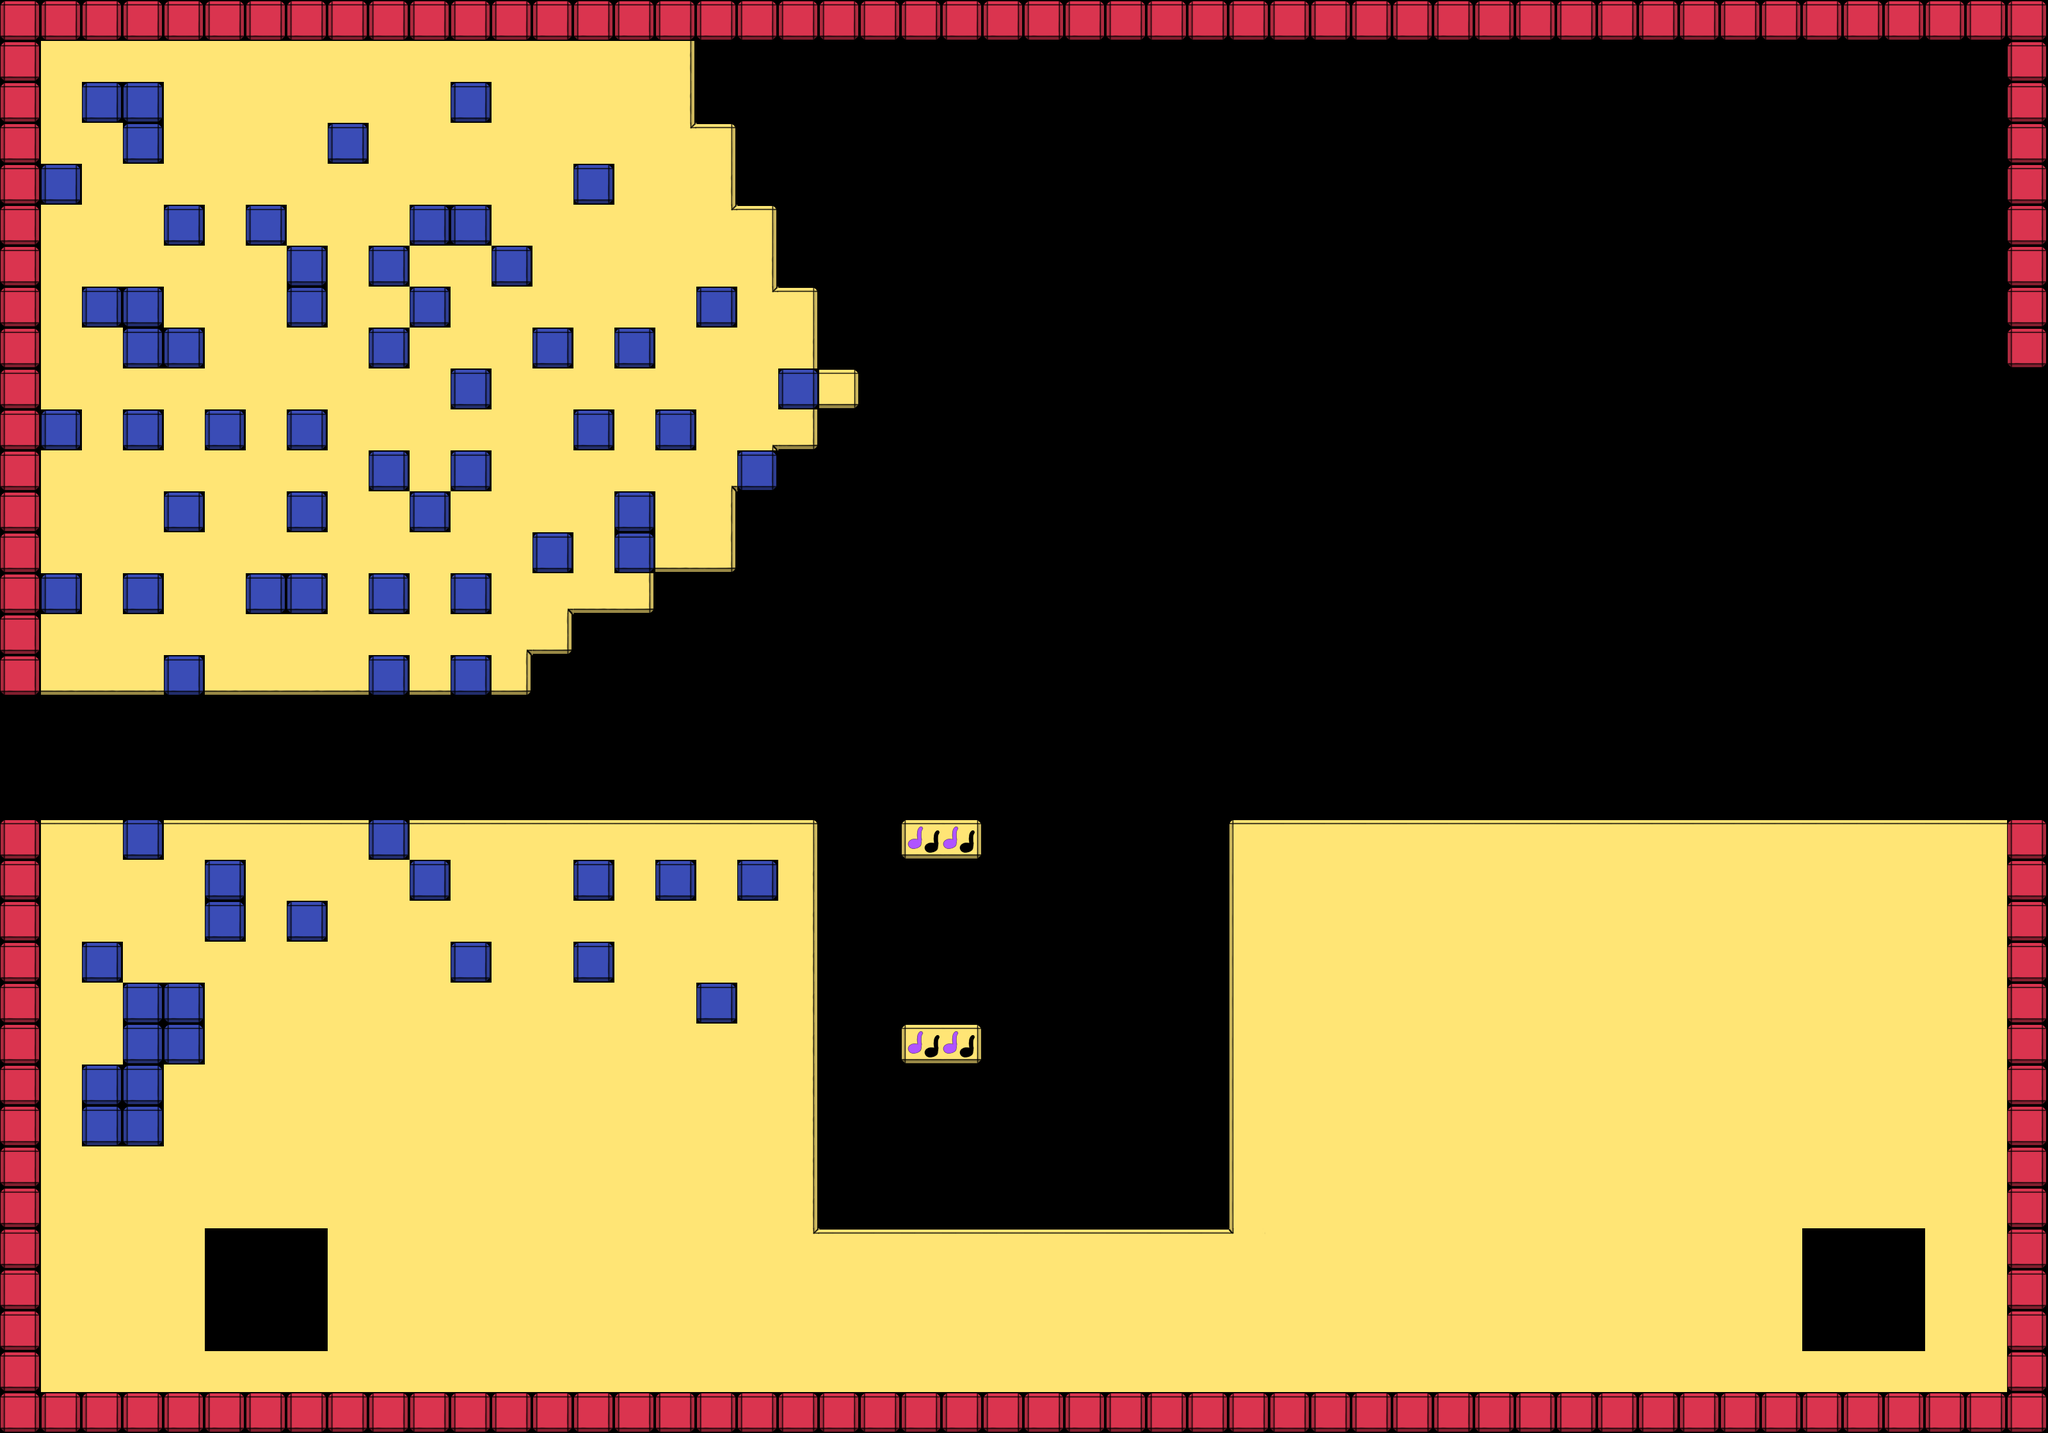

This game map was drawn from its Tiled (.tmx) file and the tilesets committed beside it. A one-line description and the trimmed map source follow:
An orthogonal 50x35 tile map with 64x64 px tiles, 24 tile layers (pointilles, deathBoxes, platforms, plat44, ...), 3 hidden layers not drawn, 2 tilesets and 18 objects.

<map version="1.8" tiledversion="1.8.4" orientation="orthogonal" renderorder="right-down" width="50" height="35" tilewidth="64" tileheight="64" infinite="0" nextlayerid="44" nextobjectid="40">
 <editorsettings>
  <export target="../[gameName]/assets/images/map/L1_8.json" format="json" />
 </editorsettings>
 <tileset firstgid="1" name="tilesetProto++" tilewidth="64" tileheight="64" tilecount="64" columns="4">
  <image source="../[gameName]/assets/images/map/tilesetProto++.png" width="256" height="1024" />
 </tileset>
 <tileset firstgid="65" name="tilesetFinal" tilewidth="64" tileheight="64" tilecount="1000" columns="10">
  <image source="../[gameName]/assets/images/map/tilesetFinal.png" width="640" height="6400" />
 </tileset>
 <layer id="38" name="pointilles" width="50" height="35">
  <data>[1750 cells, 8 non-empty, 2 distinct tile ids]</data>
 </layer>
 <layer id="37" name="deathBoxes" width="50" height="35">
  <data>[1750 cells, 152 non-empty, 1 distinct tile ids]</data>
 </layer>
 <layer id="36" name="platforms" width="50" height="35">
  <data>[1750 cells, 825 non-empty, 14 distinct tile ids]</data>
 </layer>
 <group id="2" name="4beats">
  <layer id="3" name="plat41" width="50" height="35" visible="0">
   <data>[1750 cells, 4 non-empty, 2 distinct tile ids]</data>
  </layer>
  <layer id="4" name="plat42" width="50" height="35" visible="0">
   <data>[1750 cells, 4 non-empty, 2 distinct tile ids]</data>
  </layer>
  <layer id="6" name="plat43" width="50" height="35" visible="0">
   <data>[1750 cells, 4 non-empty, 2 distinct tile ids]</data>
  </layer>
  <layer id="5" name="plat44" width="50" height="35">
   <data>[1750 cells, 4 non-empty, 2 distinct tile ids]</data>
  </layer>
  <layer id="10" name="deathbox41" width="50" height="35">
   <data>[1750 cells, 0 non-empty, 0 distinct tile ids]</data>
  </layer>
  <layer id="9" name="deathbox42" width="50" height="35">
   <data>[1750 cells, 0 non-empty, 0 distinct tile ids]</data>
  </layer>
  <layer id="8" name="deathbox43" width="50" height="35">
   <data>[1750 cells, 0 non-empty, 0 distinct tile ids]</data>
  </layer>
  <layer id="7" name="deathbox44" width="50" height="35">
   <data>[1750 cells, 0 non-empty, 0 distinct tile ids]</data>
  </layer>
 </group>
 <group id="11" name="8beats">
  <layer id="20" name="plat81" width="50" height="35">
   <data>[1750 cells, 0 non-empty, 0 distinct tile ids]</data>
  </layer>
  <layer id="21" name="plat82" width="50" height="35">
   <data>[1750 cells, 0 non-empty, 0 distinct tile ids]</data>
  </layer>
  <layer id="23" name="plat83" width="50" height="35">
   <data>[1750 cells, 0 non-empty, 0 distinct tile ids]</data>
  </layer>
  <layer id="22" name="plat84" width="50" height="35">
   <data>[1750 cells, 0 non-empty, 0 distinct tile ids]</data>
  </layer>
  <layer id="27" name="plat85" width="50" height="35">
   <data>[1750 cells, 0 non-empty, 0 distinct tile ids]</data>
  </layer>
  <layer id="26" name="plat86" width="50" height="35">
   <data>[1750 cells, 0 non-empty, 0 distinct tile ids]</data>
  </layer>
  <layer id="25" name="plat87" width="50" height="35">
   <data>[1750 cells, 0 non-empty, 0 distinct tile ids]</data>
  </layer>
  <layer id="24" name="plat88" width="50" height="35">
   <data>[1750 cells, 0 non-empty, 0 distinct tile ids]</data>
  </layer>
  <layer id="35" name="deathbox81" width="50" height="35">
   <data>[1750 cells, 0 non-empty, 0 distinct tile ids]</data>
  </layer>
  <layer id="34" name="deathbox82" width="50" height="35">
   <data>[1750 cells, 0 non-empty, 0 distinct tile ids]</data>
  </layer>
  <layer id="33" name="deathbox83" width="50" height="35">
   <data>[1750 cells, 0 non-empty, 0 distinct tile ids]</data>
  </layer>
  <layer id="32" name="deathbox84" width="50" height="35">
   <data>[1750 cells, 0 non-empty, 0 distinct tile ids]</data>
  </layer>
  <layer id="31" name="deathbox85" width="50" height="35">
   <data>[1750 cells, 0 non-empty, 0 distinct tile ids]</data>
  </layer>
  <layer id="30" name="deathbox86" width="50" height="35">
   <data>[1750 cells, 0 non-empty, 0 distinct tile ids]</data>
  </layer>
  <layer id="29" name="deathbox87" width="50" height="35">
   <data>[1750 cells, 0 non-empty, 0 distinct tile ids]</data>
  </layer>
  <layer id="28" name="deathbox88" width="50" height="35">
   <data>[1750 cells, 0 non-empty, 0 distinct tile ids]</data>
  </layer>
 </group>
 <objectgroup id="39" name="spawns">
  <object id="39" x="384" y="1984" />
 </objectgroup>
 <objectgroup id="40" name="portals" />
 <objectgroup id="41" name="denialSpawns">
  <properties>
   <property name="customTest" value="'oui'" />
  </properties>
  <object id="3" x="1536" y="1792" />
 </objectgroup>
 <objectgroup id="42" name="finGauche">
  <object id="34" gid="222" x="0" y="1152" width="64" height="64" />
  <object id="35" gid="222" x="0" y="1216" width="64" height="64" />
  <object id="36" gid="222" x="0" y="1280" width="64" height="64" />
  <object id="37" gid="222" x="0" y="1344" width="64" height="64" />
 </objectgroup>
 <objectgroup id="43" name="finDroite">
  <object id="22" gid="220" x="3136" y="1344" width="64" height="64" />
  <object id="23" gid="220" x="3136" y="1280" width="64" height="64" />
  <object id="24" gid="220" x="3136" y="1216" width="64" height="64" />
  <object id="25" gid="220" x="3136" y="1152" width="64" height="64" />
  <object id="26" gid="220" x="3136" y="1088" width="64" height="64" />
  <object id="27" gid="220" x="3136" y="1024" width="64" height="64" />
  <object id="28" gid="220" x="3136" y="960" width="64" height="64" />
  <object id="29" gid="220" x="3136" y="896" width="64" height="64" />
  <object id="30" gid="220" x="3136" y="832" width="64" height="64" />
  <object id="31" gid="220" x="3136" y="768" width="64" height="64" />
  <object id="32" gid="220" x="3136" y="704" width="64" height="64" />
  <object id="33" gid="220" x="3136" y="640" width="64" height="64" />
 </objectgroup>
</map>